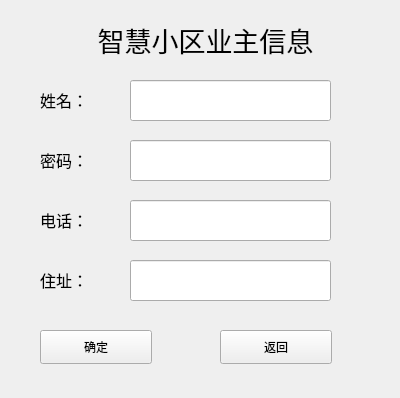
<?xml version="1.0" encoding="UTF-8"?>
<ui version="4.0">
 <class>ownerinfo</class>
 <widget class="QWidget" name="ownerinfo">
  <property name="geometry">
   <rect>
    <x>0</x>
    <y>0</y>
    <width>400</width>
    <height>398</height>
   </rect>
  </property>
  <property name="windowTitle">
   <string>添加业主信息</string>
  </property>
  <widget class="QLabel" name="label">
   <property name="geometry">
    <rect>
     <x>40</x>
     <y>10</y>
     <width>331</width>
     <height>61</height>
    </rect>
   </property>
   <property name="text">
    <string>&lt;html&gt;&lt;head/&gt;&lt;body&gt;&lt;p align=&quot;center&quot;&gt;&lt;span style=&quot; font-size:20pt;&quot;&gt;智慧小区业主信息&lt;/span&gt;&lt;/p&gt;&lt;/body&gt;&lt;/html&gt;</string>
   </property>
  </widget>
  <widget class="QLabel" name="label_2">
   <property name="geometry">
    <rect>
     <x>40</x>
     <y>80</y>
     <width>81</width>
     <height>41</height>
    </rect>
   </property>
   <property name="text">
    <string>&lt;html&gt;&lt;head/&gt;&lt;body&gt;&lt;p&gt;&lt;span style=&quot; font-size:12pt;&quot;&gt;姓名：&lt;/span&gt;&lt;/p&gt;&lt;/body&gt;&lt;/html&gt;</string>
   </property>
  </widget>
  <widget class="QLabel" name="label_3">
   <property name="geometry">
    <rect>
     <x>40</x>
     <y>140</y>
     <width>81</width>
     <height>41</height>
    </rect>
   </property>
   <property name="text">
    <string>&lt;html&gt;&lt;head/&gt;&lt;body&gt;&lt;p&gt;&lt;span style=&quot; font-size:12pt;&quot;&gt;密码：&lt;/span&gt;&lt;/p&gt;&lt;/body&gt;&lt;/html&gt;</string>
   </property>
  </widget>
  <widget class="QLabel" name="label_4">
   <property name="geometry">
    <rect>
     <x>40</x>
     <y>200</y>
     <width>81</width>
     <height>41</height>
    </rect>
   </property>
   <property name="text">
    <string>&lt;html&gt;&lt;head/&gt;&lt;body&gt;&lt;p&gt;&lt;span style=&quot; font-size:12pt;&quot;&gt;电话：&lt;/span&gt;&lt;/p&gt;&lt;/body&gt;&lt;/html&gt;</string>
   </property>
  </widget>
  <widget class="QLabel" name="label_5">
   <property name="geometry">
    <rect>
     <x>40</x>
     <y>260</y>
     <width>81</width>
     <height>41</height>
    </rect>
   </property>
   <property name="text">
    <string>&lt;html&gt;&lt;head/&gt;&lt;body&gt;&lt;p&gt;&lt;span style=&quot; font-size:12pt;&quot;&gt;住址：&lt;/span&gt;&lt;/p&gt;&lt;/body&gt;&lt;/html&gt;</string>
   </property>
  </widget>
  <widget class="QLineEdit" name="ownerNameLineEdit">
   <property name="geometry">
    <rect>
     <x>130</x>
     <y>80</y>
     <width>201</width>
     <height>41</height>
    </rect>
   </property>
  </widget>
  <widget class="QLineEdit" name="ownerPassLineEdit">
   <property name="geometry">
    <rect>
     <x>130</x>
     <y>140</y>
     <width>201</width>
     <height>41</height>
    </rect>
   </property>
  </widget>
  <widget class="QLineEdit" name="ownerPhoneLineEdit">
   <property name="geometry">
    <rect>
     <x>130</x>
     <y>200</y>
     <width>201</width>
     <height>41</height>
    </rect>
   </property>
  </widget>
  <widget class="QLineEdit" name="ownerAddressLineEdit">
   <property name="geometry">
    <rect>
     <x>130</x>
     <y>260</y>
     <width>201</width>
     <height>41</height>
    </rect>
   </property>
  </widget>
  <widget class="QPushButton" name="ownerInfoConfirmBtn">
   <property name="geometry">
    <rect>
     <x>40</x>
     <y>330</y>
     <width>112</width>
     <height>34</height>
    </rect>
   </property>
   <property name="text">
    <string>确定</string>
   </property>
  </widget>
  <widget class="QPushButton" name="ownerInfoReturnBtn">
   <property name="geometry">
    <rect>
     <x>220</x>
     <y>330</y>
     <width>112</width>
     <height>34</height>
    </rect>
   </property>
   <property name="text">
    <string>返回</string>
   </property>
  </widget>
 </widget>
 <resources/>
 <connections/>
</ui>
